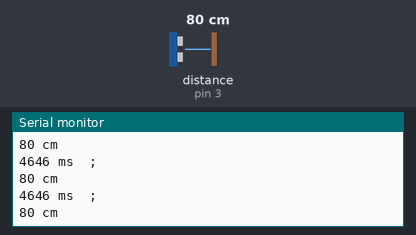
The sketch below on a simulated Arduino Uno, built with avr-gcc and run on an emulated ATmega328P. Parts: the last lines printed to the serial monitor. Wiring (inferred from the names in the program): ultrasonic range finder: trigger pin 2; echo pin 3. Inputs (shaded band) come from the test bench; at power-on: distance to the obstacle (sensor on pin 3) 80 cm. The echo pulse lasts 58.3 µs per cm.

Above: at 1.2 s.
1.3 s: distance to the obstacle (sensor on pin 3) set to 2 cm
At 1.84 s:
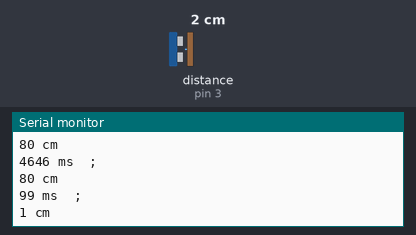
2.8 s: distance to the obstacle (sensor on pin 3) set to 4 cm
At 2.85 s:
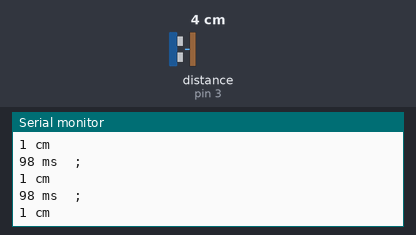
Timing chart, 0 to 5.8 s (numbered marks = the images above; inputs shaded):
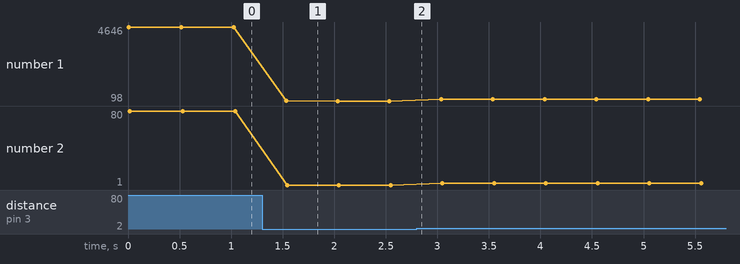

Measured:
- after the input at 1.3 s, the serial monitor: prints a new line after 0.23 s (image 1)
- plotted number 1: 4646 → 98 after the input at 1.3 s, 98 → 215 after the input at 2.8 s
- plotted number 2: 80 → 1 after the input at 1.3 s, 1 → 3 after the input at 2.8 s

The sketch:

ultrasonic2.ino
```cpp
// (licence header left out)
#include <Ultrasonic.h>

#define PIN_TRIG 2   // the trigger pin
#define PIN_ECHO 3

Ultrasonic ultrasonic(PIN_TRIG,PIN_ECHO,30000); // (Trig PIN,Echo PIN)
//變量類型 ultrasonic，上限30000microsec
//int a(17); //==a=17;
void setup() {
    Serial.begin(9600);

}

void loop()
{
    Serial.print(ultrasonic.Timing()); //印出某function 某某變量.Timing(單位)
    Serial.println(" ms  ;" ); // milliseconds
    Serial.print(ultrasonic.Ranging(CM)); // 印出長度 cm
    Serial.println(" cm" );
    delay(500);
}
```

Ultrasonic.h
```cpp
// (licence header left out)
#ifndef Ultrasonic_h
#define Ultrasonic_h

#if ARDUINO >= 100
  #include "Arduino.h"
#else
  #include "WProgram.h"
#endif

#define CM 1
#define INC 0

class Ultrasonic
{
  public:
    Ultrasonic(int TP, int EP);
	Ultrasonic(int TP, int EP, long TO);
    long Timing();
    long Ranging(int sys);

  private:
    int Trig_pin;
    int Echo_pin;
	long Time_out;
    long duration,distance_cm,distance_inc;
};

#endif
```
